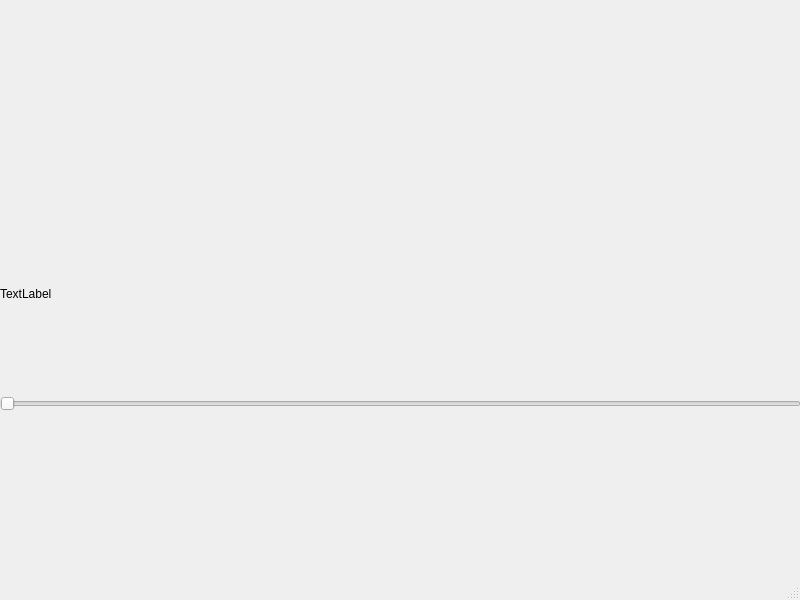
<?xml version="1.0" encoding="UTF-8"?>
<ui version="4.0">
 <class>MainWindow</class>
 <widget class="QMainWindow" name="MainWindow">
  <property name="geometry">
   <rect>
    <x>0</x>
    <y>0</y>
    <width>800</width>
    <height>600</height>
   </rect>
  </property>
  <property name="windowTitle">
   <string>MainWindow</string>
  </property>
  <widget class="QWidget" name="centralwidget">
   <widget class="QWidget" name="">
    <property name="geometry">
     <rect>
      <x>0</x>
      <y>0</y>
      <width>801</width>
      <height>411</height>
     </rect>
    </property>
    <layout class="QVBoxLayout" name="verticalLayout">
     <item>
      <widget class="QMyBattery" name="battery" native="true"/>
     </item>
     <item>
      <widget class="QLabel" name="label">
       <property name="text">
        <string>TextLabel</string>
       </property>
      </widget>
     </item>
     <item>
      <widget class="QSlider" name="horizontalSlider">
       <property name="orientation">
        <enum>Qt::Horizontal</enum>
       </property>
      </widget>
     </item>
    </layout>
   </widget>
  </widget>
  <widget class="QMenuBar" name="menubar">
   <property name="geometry">
    <rect>
     <x>0</x>
     <y>0</y>
     <width>800</width>
     <height>21</height>
    </rect>
   </property>
  </widget>
  <widget class="QStatusBar" name="statusbar"/>
 </widget>
 <customwidgets>
  <customwidget>
   <class>QMyBattery</class>
   <extends>QWidget</extends>
   <header location="global">QMyBattery.h</header>
   <container>1</container>
  </customwidget>
 </customwidgets>
 <resources/>
 <connections/>
</ui>
